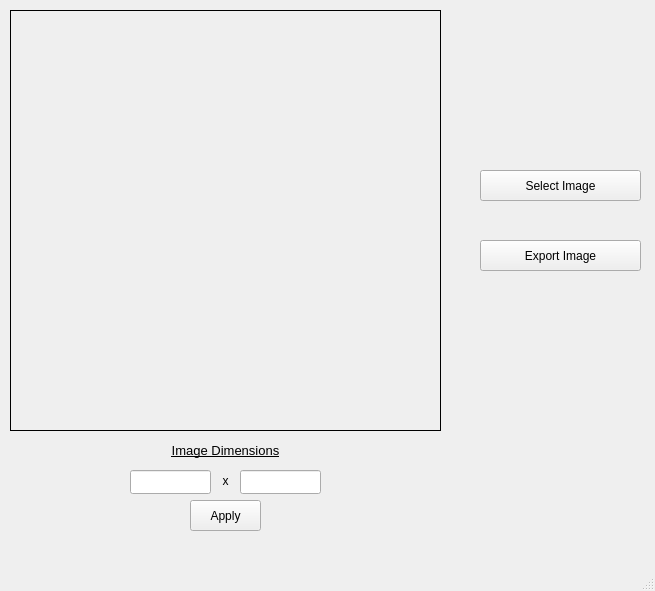
<?xml version="1.0" encoding="UTF-8"?>
<ui version="4.0">
 <class>MainWindow</class>
 <widget class="QMainWindow" name="MainWindow">
  <property name="geometry">
   <rect>
    <x>0</x>
    <y>0</y>
    <width>655</width>
    <height>591</height>
   </rect>
  </property>
  <property name="windowTitle">
   <string>MainWindow</string>
  </property>
  <property name="styleSheet">
   <string notr="true"/>
  </property>
  <property name="tabShape">
   <enum>QTabWidget::Rounded</enum>
  </property>
  <widget class="QWidget" name="centralwidget">
   <property name="sizePolicy">
    <sizepolicy hsizetype="Preferred" vsizetype="Preferred">
     <horstretch>0</horstretch>
     <verstretch>0</verstretch>
    </sizepolicy>
   </property>
   <widget class="QPushButton" name="selectImageButton">
    <property name="geometry">
     <rect>
      <x>480</x>
      <y>170</y>
      <width>161</width>
      <height>31</height>
     </rect>
    </property>
    <property name="sizePolicy">
     <sizepolicy hsizetype="Minimum" vsizetype="Fixed">
      <horstretch>0</horstretch>
      <verstretch>0</verstretch>
     </sizepolicy>
    </property>
    <property name="layoutDirection">
     <enum>Qt::LeftToRight</enum>
    </property>
    <property name="autoFillBackground">
     <bool>false</bool>
    </property>
    <property name="text">
     <string>Select Image</string>
    </property>
    <property name="icon">
     <iconset resource="images.qrc">
      <normaloff>:/images/file_open_icon.png</normaloff>:/images/file_open_icon.png</iconset>
    </property>
   </widget>
   <widget class="QPushButton" name="exportImageButton">
    <property name="geometry">
     <rect>
      <x>480</x>
      <y>240</y>
      <width>161</width>
      <height>31</height>
     </rect>
    </property>
    <property name="text">
     <string>Export Image</string>
    </property>
    <property name="icon">
     <iconset resource="images.qrc">
      <normaloff>:/images/file_export_icon.png</normaloff>:/images/file_export_icon.png</iconset>
    </property>
   </widget>
   <widget class="QLineEdit" name="widthBox">
    <property name="geometry">
     <rect>
      <x>130</x>
      <y>470</y>
      <width>81</width>
      <height>24</height>
     </rect>
    </property>
    <property name="alignment">
     <set>Qt::AlignCenter</set>
    </property>
   </widget>
   <widget class="QLineEdit" name="lengthBox">
    <property name="geometry">
     <rect>
      <x>240</x>
      <y>470</y>
      <width>81</width>
      <height>24</height>
     </rect>
    </property>
    <property name="alignment">
     <set>Qt::AlignCenter</set>
    </property>
   </widget>
   <widget class="QLabel" name="imageDisplay">
    <property name="geometry">
     <rect>
      <x>10</x>
      <y>10</y>
      <width>431</width>
      <height>421</height>
     </rect>
    </property>
    <property name="sizePolicy">
     <sizepolicy hsizetype="Preferred" vsizetype="Preferred">
      <horstretch>0</horstretch>
      <verstretch>0</verstretch>
     </sizepolicy>
    </property>
    <property name="styleSheet">
     <string notr="true">border: 1px solid black</string>
    </property>
    <property name="text">
     <string/>
    </property>
    <property name="pixmap">
     <pixmap resource="images.qrc">:/images/no_image_selected.png</pixmap>
    </property>
    <property name="scaledContents">
     <bool>false</bool>
    </property>
    <property name="wordWrap">
     <bool>false</bool>
    </property>
   </widget>
   <widget class="QPushButton" name="applySizeButton">
    <property name="geometry">
     <rect>
      <x>190</x>
      <y>500</y>
      <width>71</width>
      <height>31</height>
     </rect>
    </property>
    <property name="text">
     <string>Apply</string>
    </property>
    <property name="icon">
     <iconset resource="images.qrc">
      <normaloff>:/images/green_check.png</normaloff>:/images/green_check.png</iconset>
    </property>
   </widget>
   <widget class="QLabel" name="resX">
    <property name="geometry">
     <rect>
      <x>210</x>
      <y>470</y>
      <width>31</width>
      <height>21</height>
     </rect>
    </property>
    <property name="text">
     <string>x</string>
    </property>
    <property name="alignment">
     <set>Qt::AlignCenter</set>
    </property>
   </widget>
   <widget class="QLabel" name="resX_2">
    <property name="geometry">
     <rect>
      <x>170</x>
      <y>440</y>
      <width>111</width>
      <height>21</height>
     </rect>
    </property>
    <property name="minimumSize">
     <size>
      <width>0</width>
      <height>0</height>
     </size>
    </property>
    <property name="font">
     <font>
      <pointsize>10</pointsize>
      <underline>true</underline>
     </font>
    </property>
    <property name="text">
     <string>Image Dimensions</string>
    </property>
    <property name="alignment">
     <set>Qt::AlignCenter</set>
    </property>
   </widget>
  </widget>
  <widget class="QStatusBar" name="statusbar"/>
  <widget class="QMenuBar" name="menubar">
   <property name="geometry">
    <rect>
     <x>0</x>
     <y>0</y>
     <width>655</width>
     <height>21</height>
    </rect>
   </property>
  </widget>
  <action name="actionSettings">
   <property name="text">
    <string>Settings</string>
   </property>
   <property name="toolTip">
    <string>Click to view the settings</string>
   </property>
   <property name="menuRole">
    <enum>QAction::NoRole</enum>
   </property>
  </action>
 </widget>
 <resources>
  <include location="images.qrc"/>
 </resources>
 <connections/>
</ui>
